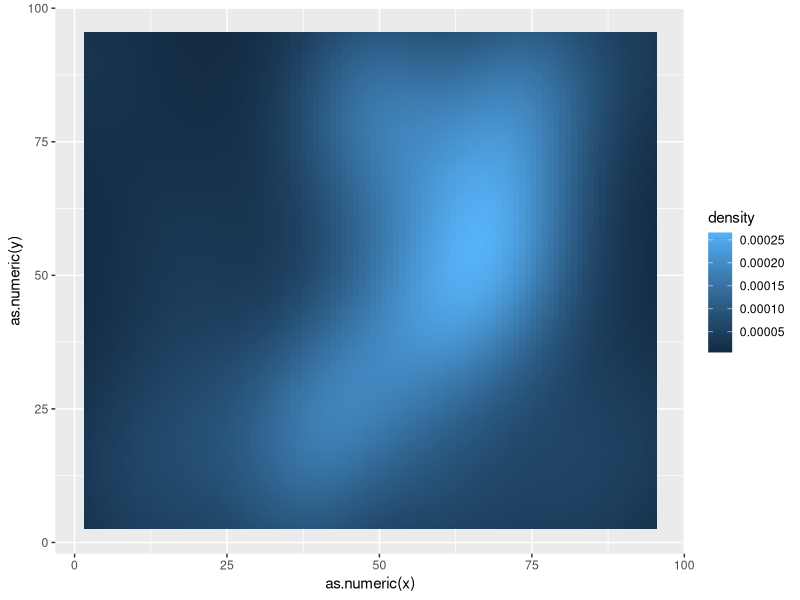
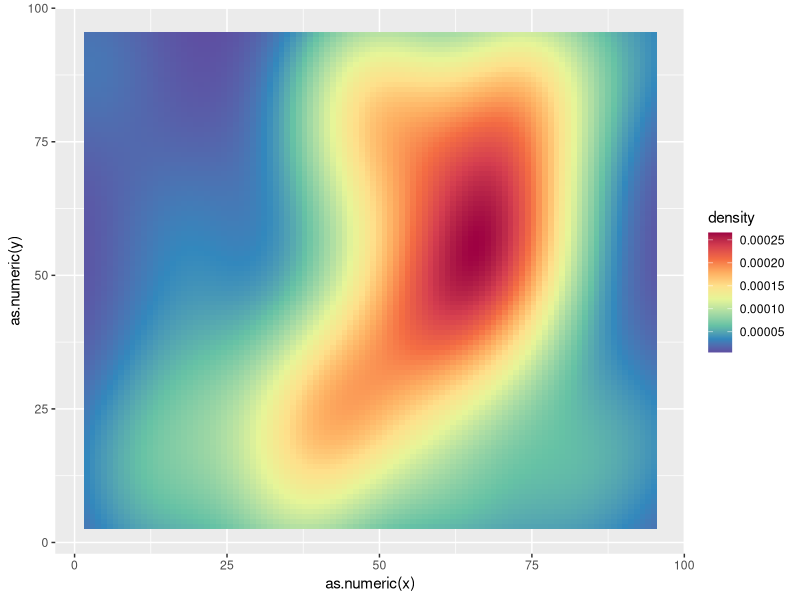

Write the R code that produced these figures, in order.

## Super quick introduction to spatial density plots.

library(ggplot2)
library(RColorBrewer) # for color scales

# Make a color palette
cols <- rev(brewer.pal(10, "Spectral"))
cols


## Some spatial data with x and y coordinates.
gana  <- read.csv('datasets/gana.csv')
head(gana)
tail(gana)


#basic look
ggplot(data=gana) +  
  stat_density2d(aes(x=as.numeric(x), 
                     y=as.numeric(y), 
                     z=1, 
                     fill = ..density.., 
                     na.rm=TRUE), 
                     geom="tile",  
                     contour = FALSE) 


#with color palette
ggplot(data=gana) +  
  stat_density2d(aes(x=as.numeric(x), 
                     y=as.numeric(y), 
                     z=1, 
                     fill = ..density.., 
                     na.rm=TRUE), 
                 geom="tile",  
                 contour = FALSE) + 
   scale_fill_gradientn(colours=cols)



### Much more extensive tutorial on this to come.
